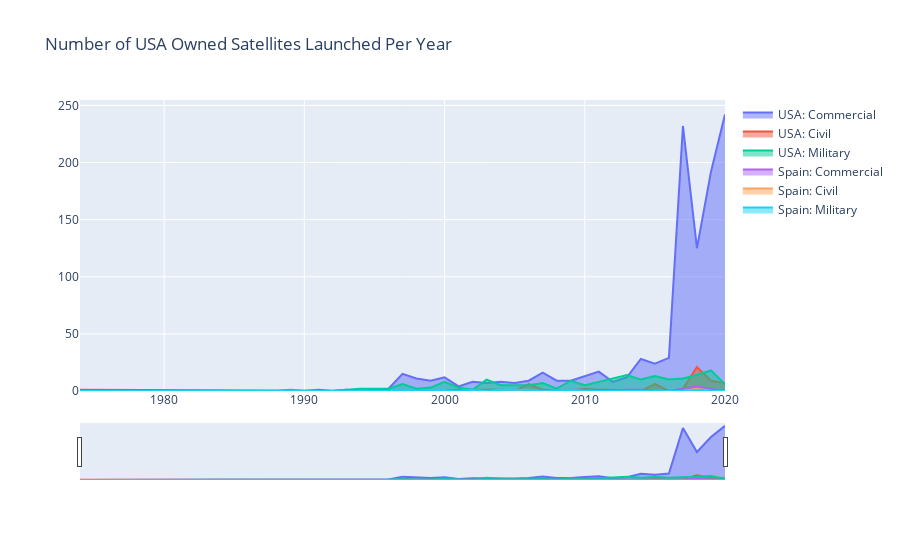

The notebook cell saved with this chart:
### Code cell
import plotly.graph_objects as go
# Create figure

fig = go.Figure()
for country in countries[0:2]:
    print(country)
    for purpose in purposes[0:3]:
        results = sat_by_country_and_purpose(country, purpose)
        fig.add_trace(go.Scatter(
            x=list(results.keys()), 
            y=list(results.values()),
            name=country+': '+purpose,
            fill='tozeroy'
        ))   
            
# Set title
fig.update_layout(
    title_text="Number of USA Owned Satellites Launched Per Year"
)
# Add range slider
fig.update_layout(
    xaxis=dict(
        rangeslider=dict(
            visible=True
        )
    ),
    showlegend=True
)
fig.show()

### Figure 1 — Plotly figure (JSON) as saved in the notebook; plotly's stock layout.template omitted (floating-point values rounded to 4 significant figures)
{"data": [{"fill": "tozeroy", "name": "USA: Commercial", "type": "scatter", "x": ["1974", "1988", "1989", "1990", "1991", "1992", "1993", "1994", "1995", "1996", "1997", "1998", "1999", "2000", "2001", "2002", "2003", "2004", "2005", "2006", "2007", "2008", "2009", "2010", "2011", "2012", "2013", "2014", "2015", "2016", "2017", "2018", "2019", "2020"], "y": [0, 0, 0, 0, 1, 0, 1, 0, 1, 2, 15, 11, 9, 12, 4, 8, 7, 8, 7, 9, 16, 9, 9, 13, 17, 8, 12, 28, 24, 29, 232, 125, 192, 242]}, {"fill": "tozeroy", "name": "USA: Civil", "type": "scatter", "x": ["1974", "1988", "1989", "1990", "1991", "1992", "1993", "1994", "1995", "1996", "1997", "1998", "1999", "2000", "2001", "2002", "2003", "2004", "2005", "2006", "2007", "2008", "2009", "2010", "2011", "2012", "2013", "2014", "2015", "2016", "2017", "2018", "2019", "2020"], "y": [1, 0, 0, 0, 0, 0, 0, 0, 0, 0, 0, 0, 0, 0, 1, 1, 1, 1, 0, 6, 1, 0, 0, 2, 1, 1, 0, 0, 6, 0, 2, 21, 9, 7]}, {"fill": "tozeroy", "name": "USA: Military", "type": "scatter", "x": ["1974", "1988", "1989", "1990", "1991", "1992", "1993", "1994", "1995", "1996", "1997", "1998", "1999", "2000", "2001", "2002", "2003", "2004", "2005", "2006", "2007", "2008", "2009", "2010", "2011", "2012", "2013", "2014", "2015", "2016", "2017", "2018", "2019", "2020"], "y": [0, 0, 1, 0, 0, 0, 1, 2, 2, 2, 6, 2, 3, 8, 3, 1, 10, 5, 5, 5, 7, 2, 9, 5, 8, 11, 14, 10, 13, 10, 11, 14, 18, 6]}, {"fill": "tozeroy", "name": "Spain: Commercial", "type": "scatter", "x": ["1974", "1988", "1989", "1990", "1991", "1992", "1993", "1994", "1995", "1996", "1997", "1998", "1999", "2000", "2001", "2002", "2003", "2004", "2005", "2006", "2007", "2008", "2009", "2010", "2011", "2012", "2013", "2014", "2015", "2016", "2017", "2018", "2019", "2020"], "y": [0, 0, 0, 0, 0, 0, 0, 0, 0, 0, 0, 0, 0, 0, 0, 1, 0, 0, 0, 0, 0, 0, 1, 1, 0, 0, 1, 1, 0, 0, 2, 4, 2, 0]}, {"fill": "tozeroy", "name": "Spain: Civil", "type": "scatter", "x": ["1974", "1988", "1989", "1990", "1991", "1992", "1993", "1994", "1995", "1996", "1997", "1998", "1999", "2000", "2001", "2002", "2003", "2004", "2005", "2006", "2007", "2008", "2009", "2010", "2011", "2012", "2013", "2014", "2015", "2016", "2017", "2018", "2019", "2020"], "y": [0, 0, 0, 0, 0, 0, 0, 0, 0, 0, 0, 0, 0, 0, 0, 0, 0, 0, 0, 0, 0, 0, 0, 0, 0, 0, 0, 0, 0, 0, 0, 2, 0, 0]}, {"fill": "tozeroy", "name": "Spain: Military", "type": "scatter", "x": ["1974", "1988", "1989", "1990", "1991", "1992", "1993", "1994", "1995", "1996", "1997", "1998", "1999", "2000", "2001", "2002", "2003", "2004", "2005", "2006", "2007", "2008", "2009", "2010", "2011", "2012", "2013", "2014", "2015", "2016", "2017", "2018", "2019", "2020"], "y": [0, 0, 0, 0, 0, 0, 0, 0, 0, 0, 0, 0, 0, 0, 0, 1, 0, 1, 1, 1, 0, 0, 1, 0, 0, 0, 0, 0, 0, 0, 0, 1, 0, 0]}], "layout": {"showlegend": true, "title": {"text": "Number of USA Owned Satellites Launched Per Year"}, "xaxis": {"rangeslider": {"visible": true}}}}
